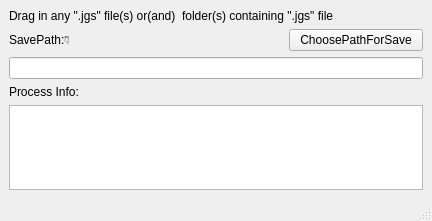
<?xml version="1.0" encoding="UTF-8"?>
<ui version="4.0">
 <class>MainWindow</class>
 <widget class="QMainWindow" name="MainWindow">
  <property name="geometry">
   <rect>
    <x>0</x>
    <y>0</y>
    <width>432</width>
    <height>221</height>
   </rect>
  </property>
  <property name="windowTitle">
   <string>MyJGS</string>
  </property>
  <widget class="QWidget" name="centralwidget">
   <layout class="QGridLayout" name="gridLayout">
    <item row="2" column="0" colspan="3">
     <widget class="QLineEdit" name="le_savePath"/>
    </item>
    <item row="4" column="0" colspan="3">
     <widget class="QTextBrowser" name="textBrowser"/>
    </item>
    <item row="1" column="2">
     <widget class="QPushButton" name="pb_choosepath">
      <property name="text">
       <string>ChoosePathForSave</string>
      </property>
     </widget>
    </item>
    <item row="0" column="0" colspan="3">
     <widget class="QLabel" name="label">
      <property name="text">
       <string>Drag in any &quot;.jgs&quot; file(s) or(and)  folder(s) containing &quot;.jgs&quot; file</string>
      </property>
     </widget>
    </item>
    <item row="3" column="0">
     <widget class="QLabel" name="label_2">
      <property name="text">
       <string>Process Info:</string>
      </property>
     </widget>
    </item>
    <item row="1" column="0">
     <widget class="QLabel" name="label_3">
      <property name="text">
       <string>SavePath:👇</string>
      </property>
     </widget>
    </item>
   </layout>
  </widget>
  <widget class="QMenuBar" name="menubar">
   <property name="geometry">
    <rect>
     <x>0</x>
     <y>0</y>
     <width>432</width>
     <height>21</height>
    </rect>
   </property>
  </widget>
  <widget class="QStatusBar" name="statusbar"/>
 </widget>
 <resources/>
 <connections/>
</ui>
